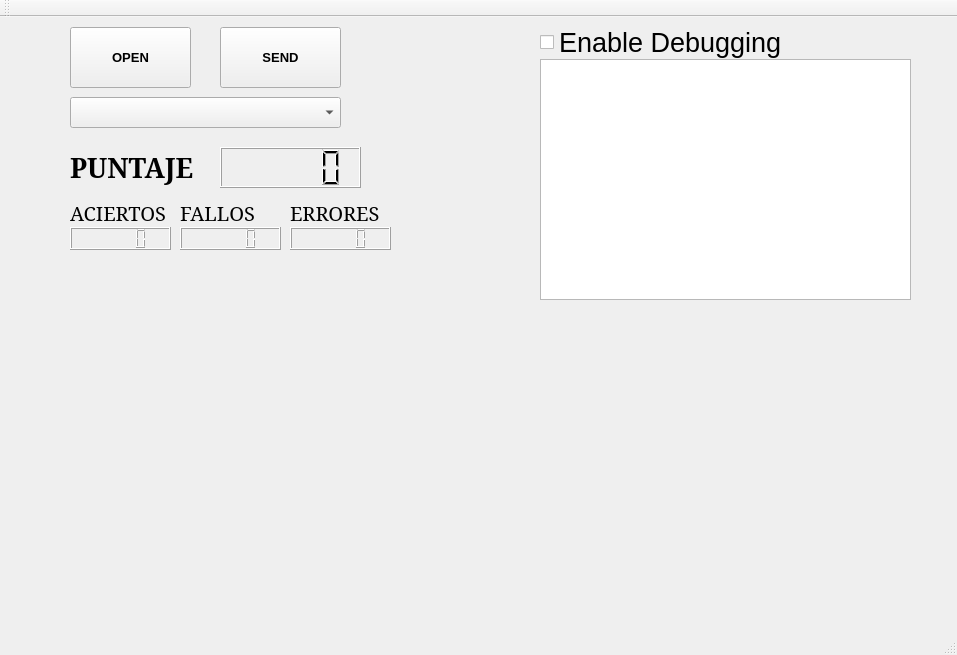
<?xml version="1.0" encoding="UTF-8"?>
<ui version="4.0">
 <class>MainWindow</class>
 <widget class="QMainWindow" name="MainWindow">
  <property name="geometry">
   <rect>
    <x>0</x>
    <y>0</y>
    <width>957</width>
    <height>655</height>
   </rect>
  </property>
  <property name="windowTitle">
   <string>MainWindow</string>
  </property>
  <widget class="QWidget" name="centralwidget">
   <widget class="QPushButton" name="pushButton_3">
    <property name="geometry">
     <rect>
      <x>70</x>
      <y>10</y>
      <width>121</width>
      <height>61</height>
     </rect>
    </property>
    <property name="font">
     <font>
      <pointsize>10</pointsize>
      <weight>75</weight>
      <bold>true</bold>
     </font>
    </property>
    <property name="text">
     <string>OPEN</string>
    </property>
   </widget>
   <widget class="QPushButton" name="encodeData">
    <property name="geometry">
     <rect>
      <x>220</x>
      <y>10</y>
      <width>121</width>
      <height>61</height>
     </rect>
    </property>
    <property name="font">
     <font>
      <pointsize>10</pointsize>
      <weight>75</weight>
      <bold>true</bold>
     </font>
    </property>
    <property name="text">
     <string>SEND</string>
    </property>
   </widget>
   <widget class="QPlainTextEdit" name="plainTextEdit">
    <property name="geometry">
     <rect>
      <x>540</x>
      <y>42</y>
      <width>371</width>
      <height>241</height>
     </rect>
    </property>
    <property name="font">
     <font>
      <pointsize>15</pointsize>
     </font>
    </property>
   </widget>
   <widget class="QComboBox" name="comboBox">
    <property name="geometry">
     <rect>
      <x>70</x>
      <y>80</y>
      <width>271</width>
      <height>31</height>
     </rect>
    </property>
    <property name="font">
     <font>
      <pointsize>12</pointsize>
     </font>
    </property>
   </widget>
   <widget class="QCheckBox" name="checkBox_3">
    <property name="geometry">
     <rect>
      <x>540</x>
      <y>10</y>
      <width>241</width>
      <height>31</height>
     </rect>
    </property>
    <property name="font">
     <font>
      <pointsize>20</pointsize>
     </font>
    </property>
    <property name="text">
     <string>Enable Debugging</string>
    </property>
   </widget>
   <widget class="QWidget" name="widget" native="true">
    <property name="geometry">
     <rect>
      <x>10</x>
      <y>299</y>
      <width>931</width>
      <height>281</height>
     </rect>
    </property>
   </widget>
   <widget class="QLCDNumber" name="lcdNumber">
    <property name="geometry">
     <rect>
      <x>70</x>
      <y>210</y>
      <width>101</width>
      <height>23</height>
     </rect>
    </property>
   </widget>
   <widget class="QLCDNumber" name="lcdNumber_2">
    <property name="geometry">
     <rect>
      <x>180</x>
      <y>210</y>
      <width>101</width>
      <height>23</height>
     </rect>
    </property>
   </widget>
   <widget class="QLCDNumber" name="lcdNumber_3">
    <property name="geometry">
     <rect>
      <x>290</x>
      <y>210</y>
      <width>101</width>
      <height>23</height>
     </rect>
    </property>
   </widget>
   <widget class="QLCDNumber" name="lcdNumber_4">
    <property name="geometry">
     <rect>
      <x>220</x>
      <y>130</y>
      <width>141</width>
      <height>41</height>
     </rect>
    </property>
    <property name="font">
     <font>
      <pointsize>20</pointsize>
     </font>
    </property>
   </widget>
   <widget class="QLabel" name="label">
    <property name="geometry">
     <rect>
      <x>70</x>
      <y>130</y>
      <width>141</width>
      <height>41</height>
     </rect>
    </property>
    <property name="font">
     <font>
      <family>MS Serif</family>
      <pointsize>20</pointsize>
      <weight>75</weight>
      <bold>true</bold>
     </font>
    </property>
    <property name="text">
     <string>PUNTAJE</string>
    </property>
   </widget>
   <widget class="QLabel" name="label_2">
    <property name="geometry">
     <rect>
      <x>70</x>
      <y>180</y>
      <width>101</width>
      <height>31</height>
     </rect>
    </property>
    <property name="font">
     <font>
      <family>MS Serif</family>
      <pointsize>15</pointsize>
      <weight>50</weight>
      <bold>false</bold>
     </font>
    </property>
    <property name="text">
     <string>ACIERTOS</string>
    </property>
   </widget>
   <widget class="QLabel" name="label_3">
    <property name="geometry">
     <rect>
      <x>180</x>
      <y>180</y>
      <width>101</width>
      <height>31</height>
     </rect>
    </property>
    <property name="font">
     <font>
      <family>MS Serif</family>
      <pointsize>15</pointsize>
      <underline>false</underline>
      <strikeout>false</strikeout>
      <kerning>true</kerning>
     </font>
    </property>
    <property name="text">
     <string>FALLOS</string>
    </property>
   </widget>
   <widget class="QLabel" name="label_4">
    <property name="geometry">
     <rect>
      <x>290</x>
      <y>180</y>
      <width>101</width>
      <height>31</height>
     </rect>
    </property>
    <property name="font">
     <font>
      <family>MS Serif</family>
      <pointsize>15</pointsize>
     </font>
    </property>
    <property name="text">
     <string>ERRORES</string>
    </property>
   </widget>
  </widget>
  <widget class="QMenuBar" name="menubar">
   <property name="geometry">
    <rect>
     <x>0</x>
     <y>0</y>
     <width>957</width>
     <height>20</height>
    </rect>
   </property>
  </widget>
  <widget class="QStatusBar" name="statusbar"/>
  <widget class="QToolBar" name="toolBar">
   <property name="windowTitle">
    <string>toolBar</string>
   </property>
   <attribute name="toolBarArea">
    <enum>TopToolBarArea</enum>
   </attribute>
   <attribute name="toolBarBreak">
    <bool>false</bool>
   </attribute>
  </widget>
 </widget>
 <resources/>
 <connections/>
</ui>
